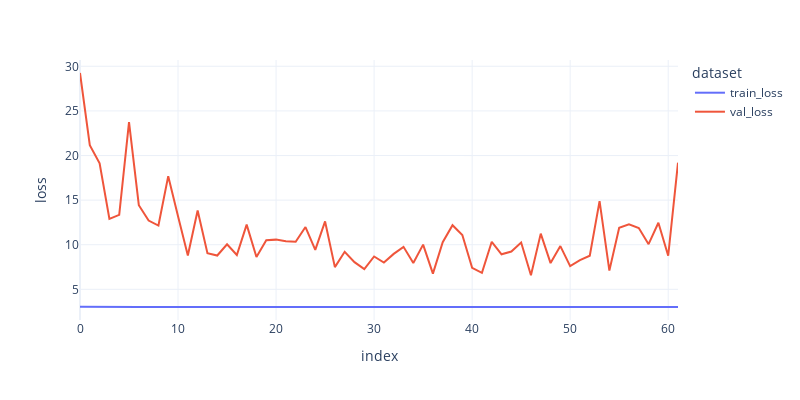

Notebook source saved alongside this figure:
### Code cell
params = {
    'n_nodes': 128,
    'n_layers': 4,
    'dropout': 0.4,
    'lr':0.005, 
    'batch_size': 64,
}


logs_df, model, score = train_deep_surv(
    train, val, test, CoxPH, out_features = 1, tolerance=10, 
    print_lr=True, print_logs=True, verbose = True,
    **params
)

print('score', score)

### Figure 1 — Plotly figure (JSON) as saved in the notebook; plotly's stock layout.template omitted (floating-point values rounded to 4 significant figures)
{"data": [{"hovertemplate": "dataset=train_loss<br>index=%{x}<br>loss=%{y}<extra></extra>", "legendgroup": "train_loss", "line": {"color": "#636efa", "dash": "solid"}, "mode": "lines", "name": "train_loss", "orientation": "v", "showlegend": true, "type": "scatter", "x": [0, 1, 2, 3, 4, 5, 6, 7, 8, 9, 10, 11, 12, 13, 14, 15, 16, 17, 18, 19, 20, 21, 22, 23, 24, 25, 26, 27, 28, 29, 30, 31, 32, 33, 34, 35, 36, 37, 38, 39, 40, 41, 42, 43, 44, 45, 46, 47, 48, 49, 50, 51, 52, 53, 54, 55, 56, 57, 58, 59, 60, 61], "xaxis": "x", "y": [3.054, 3.037, 3.034, 3.032, 3.031, 3.03, 3.029, 3.029, 3.028, 3.028, 3.028, 3.027, 3.026, 3.026, 3.027, 3.027, 3.025, 3.026, 3.024, 3.025, 3.025, 3.024, 3.025, 3.024, 3.024, 3.024, 3.026, 3.024, 3.024, 3.023, 3.024, 3.023, 3.024, 3.022, 3.022, 3.023, 3.023, 3.022, 3.023, 3.023, 3.021, 3.023, 3.023, 3.022, 3.022, 3.022, 3.023, 3.023, 3.022, 3.022, 3.022, 3.022, 3.022, 3.021, 3.022, 3.021, 3.021, 3.021, 3.021, 3.022, 3.022, 3.021], "yaxis": "y"}, {"hovertemplate": "dataset=val_loss<br>index=%{x}<br>loss=%{y}<extra></extra>", "legendgroup": "val_loss", "line": {"color": "#EF553B", "dash": "solid"}, "mode": "lines", "name": "val_loss", "orientation": "v", "showlegend": true, "type": "scatter", "x": [0, 1, 2, 3, 4, 5, 6, 7, 8, 9, 10, 11, 12, 13, 14, 15, 16, 17, 18, 19, 20, 21, 22, 23, 24, 25, 26, 27, 28, 29, 30, 31, 32, 33, 34, 35, 36, 37, 38, 39, 40, 41, 42, 43, 44, 45, 46, 47, 48, 49, 50, 51, 52, 53, 54, 55, 56, 57, 58, 59, 60, 61], "xaxis": "x", "y": [29.25, 21.16, 19.13, 12.9, 13.35, 23.75, 14.43, 12.71, 12.15, 17.69, 13.19, 8.801, 13.84, 9.059, 8.791, 10.05, 8.85, 12.26, 8.632, 10.51, 10.57, 10.38, 10.33, 11.98, 9.428, 12.61, 7.487, 9.213, 8.044, 7.267, 8.683, 8.009, 8.973, 9.762, 7.949, 10.01, 6.759, 10.28, 12.18, 11.09, 7.409, 6.858, 10.33, 8.931, 9.243, 10.25, 6.579, 11.25, 7.939, 9.845, 7.608, 8.265, 8.77, 14.89, 7.109, 11.91, 12.3, 11.88, 10.06, 12.46, 8.765, 19.19], "yaxis": "y"}], "layout": {"height": 400, "legend": {"title": {"text": "dataset"}, "tracegroupgap": 0}, "margin": {"t": 60}, "width": 800, "xaxis": {"anchor": "y", "domain": [0, 1], "title": {"text": "index"}}, "yaxis": {"anchor": "x", "domain": [0, 1], "title": {"text": "loss"}}}}
